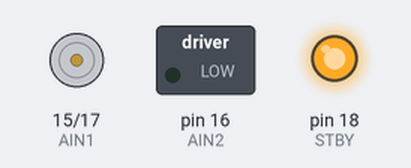
The sketch below on a simulated Arduino Uno, built with avr-gcc and run on an emulated ATmega328P. On the bench: direction and speed pins drawn as motors (green arrow = direction pin HIGH = forward, orange = LOW = backward, longer = more drive, stopped while the standby pin is LOW), switched loads named in the sketch (green lamp = pin HIGH), output pins drawn as LEDs (lit = HIGH).

Above: at 1.0 s.
At 4.0 s:
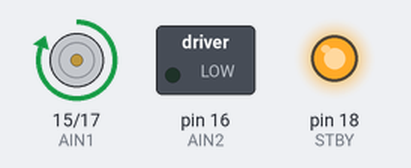
Timing chart, 0 to 9.1 s (numbered marks = the images above):
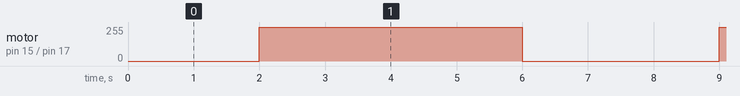

The sketch:

02_PWM.ino
```cpp
const int AIN1 = 15;
const int AIN2 = 16;
const int PWMA = 17;
const int STBY = 18;

void setup()
{
    pinMode(AIN1, OUTPUT);
    pinMode(AIN2, OUTPUT);
    pinMode(PWMA, OUTPUT);
    pinMode(STBY, OUTPUT);

    // Enable motor driver
    digitalWrite(STBY, HIGH);

    // Forward direction
    digitalWrite(AIN1, HIGH);
    digitalWrite(AIN2, LOW);
}

void loop()
{
    // ---------- LOW SPEED ----------
    analogWrite(PWMA, 80);

    delay(2000);

    // ---------- MEDIUM SPEED ----------
    analogWrite(PWMA, 160);

    delay(2000);

    // ---------- HIGH SPEED ----------
    analogWrite(PWMA, 255);

    delay(2000);

    // ---------- STOP ----------
    analogWrite(PWMA, 0);

    delay(1000);
}
```

Measured:
- by itself, motor on pin 15 (AIN1) / pin 17 (PWMA): alternates forward 255/255 for 4.0 s and stopped for 3.0 s
